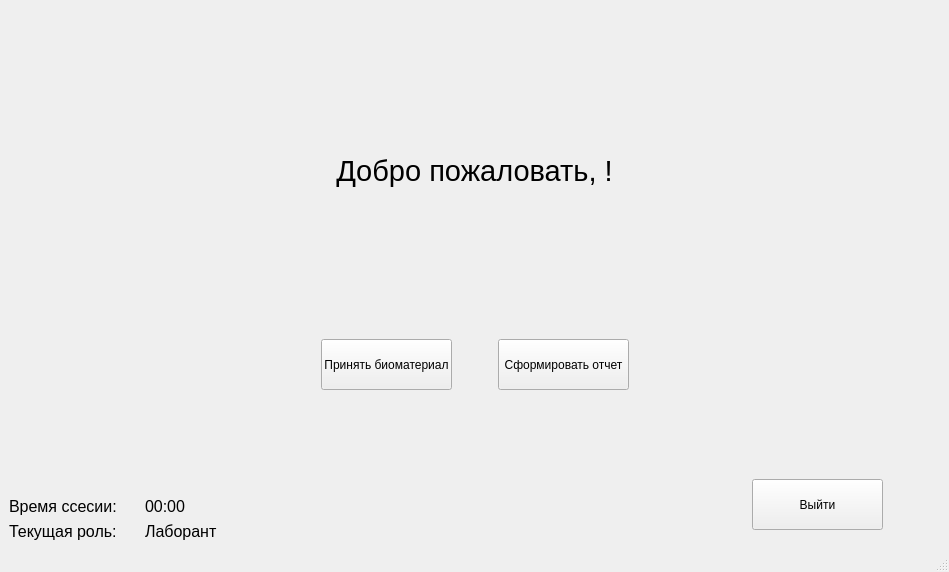
<?xml version="1.0" encoding="UTF-8"?>
<ui version="4.0">
 <class>MainWindow</class>
 <widget class="QMainWindow" name="MainWindow">
  <property name="geometry">
   <rect>
    <x>0</x>
    <y>0</y>
    <width>949</width>
    <height>572</height>
   </rect>
  </property>
  <property name="windowTitle">
   <string>MainWindow</string>
  </property>
  <widget class="QWidget" name="centralwidget">
   <layout class="QGridLayout" name="gridLayout_3">
    <item row="0" column="0">
     <layout class="QGridLayout" name="gridLayout">
      <item row="1" column="1" alignment="Qt::AlignHCenter|Qt::AlignVCenter">
       <widget class="QLabel" name="WelcomText">
        <property name="text">
         <string>&lt;html&gt;&lt;head/&gt;&lt;body&gt;&lt;p align=&quot;center&quot;&gt;&lt;span style=&quot; font-size:22pt;&quot;&gt;Добро пожаловать,  !&lt;/span&gt;&lt;/p&gt;&lt;/body&gt;&lt;/html&gt;</string>
        </property>
       </widget>
      </item>
      <item row="3" column="1">
       <layout class="QGridLayout" name="gridLayout_2">
        <item row="0" column="2">
         <spacer name="horizontalSpacer_4">
          <property name="orientation">
           <enum>Qt::Horizontal</enum>
          </property>
          <property name="sizeHint" stdset="0">
           <size>
            <width>40</width>
            <height>20</height>
           </size>
          </property>
         </spacer>
        </item>
        <item row="0" column="1">
         <widget class="QPushButton" name="GetMaterial">
          <property name="minimumSize">
           <size>
            <width>131</width>
            <height>51</height>
           </size>
          </property>
          <property name="maximumSize">
           <size>
            <width>131</width>
            <height>51</height>
           </size>
          </property>
          <property name="text">
           <string>Принять биоматериал</string>
          </property>
         </widget>
        </item>
        <item row="0" column="3">
         <widget class="QPushButton" name="CreateOtchet">
          <property name="minimumSize">
           <size>
            <width>131</width>
            <height>51</height>
           </size>
          </property>
          <property name="maximumSize">
           <size>
            <width>131</width>
            <height>51</height>
           </size>
          </property>
          <property name="text">
           <string>Сформировать отчет</string>
          </property>
         </widget>
        </item>
        <item row="0" column="0">
         <spacer name="horizontalSpacer_3">
          <property name="orientation">
           <enum>Qt::Horizontal</enum>
          </property>
          <property name="sizeHint" stdset="0">
           <size>
            <width>40</width>
            <height>20</height>
           </size>
          </property>
         </spacer>
        </item>
        <item row="0" column="4">
         <spacer name="horizontalSpacer_5">
          <property name="orientation">
           <enum>Qt::Horizontal</enum>
          </property>
          <property name="sizeHint" stdset="0">
           <size>
            <width>40</width>
            <height>20</height>
           </size>
          </property>
         </spacer>
        </item>
       </layout>
      </item>
      <item row="2" column="1">
       <spacer name="verticalSpacer">
        <property name="orientation">
         <enum>Qt::Vertical</enum>
        </property>
        <property name="sizeHint" stdset="0">
         <size>
          <width>20</width>
          <height>40</height>
         </size>
        </property>
       </spacer>
      </item>
      <item row="4" column="0">
       <layout class="QGridLayout" name="gridLayout_4">
        <item row="1" column="1">
         <widget class="QLabel" name="SessionTime">
          <property name="text">
           <string>&lt;html&gt;&lt;head/&gt;&lt;body&gt;&lt;p&gt;&lt;span style=&quot; font-size:12pt;&quot;&gt;00:00&lt;/span&gt;&lt;/p&gt;&lt;/body&gt;&lt;/html&gt;</string>
          </property>
         </widget>
        </item>
        <item row="2" column="0">
         <widget class="QLabel" name="TextRole">
          <property name="text">
           <string>&lt;html&gt;&lt;head/&gt;&lt;body&gt;&lt;p&gt;&lt;span style=&quot; font-size:12pt;&quot;&gt;Текущая роль:&lt;/span&gt;&lt;/p&gt;&lt;/body&gt;&lt;/html&gt;</string>
          </property>
         </widget>
        </item>
        <item row="2" column="1">
         <widget class="QLabel" name="Role">
          <property name="text">
           <string>&lt;html&gt;&lt;head/&gt;&lt;body&gt;&lt;p&gt;&lt;span style=&quot; font-size:12pt;&quot;&gt;Лаборант&lt;/span&gt;&lt;/p&gt;&lt;/body&gt;&lt;/html&gt;</string>
          </property>
         </widget>
        </item>
        <item row="1" column="0">
         <widget class="QLabel" name="TextSessionTime">
          <property name="text">
           <string>&lt;html&gt;&lt;head/&gt;&lt;body&gt;&lt;p&gt;&lt;span style=&quot; font-size:12pt;&quot;&gt;Время ссесии:&lt;/span&gt;&lt;/p&gt;&lt;/body&gt;&lt;/html&gt;</string>
          </property>
         </widget>
        </item>
        <item row="0" column="1">
         <spacer name="verticalSpacer_4">
          <property name="orientation">
           <enum>Qt::Vertical</enum>
          </property>
          <property name="sizeHint" stdset="0">
           <size>
            <width>20</width>
            <height>40</height>
           </size>
          </property>
         </spacer>
        </item>
       </layout>
      </item>
      <item row="1" column="2">
       <spacer name="horizontalSpacer">
        <property name="orientation">
         <enum>Qt::Horizontal</enum>
        </property>
        <property name="sizeHint" stdset="0">
         <size>
          <width>40</width>
          <height>20</height>
         </size>
        </property>
       </spacer>
      </item>
      <item row="4" column="1">
       <spacer name="verticalSpacer_3">
        <property name="orientation">
         <enum>Qt::Vertical</enum>
        </property>
        <property name="sizeHint" stdset="0">
         <size>
          <width>20</width>
          <height>40</height>
         </size>
        </property>
       </spacer>
      </item>
      <item row="0" column="1">
       <spacer name="verticalSpacer_2">
        <property name="orientation">
         <enum>Qt::Vertical</enum>
        </property>
        <property name="sizeHint" stdset="0">
         <size>
          <width>20</width>
          <height>40</height>
         </size>
        </property>
       </spacer>
      </item>
      <item row="1" column="0">
       <spacer name="horizontalSpacer_2">
        <property name="orientation">
         <enum>Qt::Horizontal</enum>
        </property>
        <property name="sizeHint" stdset="0">
         <size>
          <width>40</width>
          <height>20</height>
         </size>
        </property>
       </spacer>
      </item>
      <item row="4" column="2">
       <layout class="QGridLayout" name="gridLayout_5">
        <item row="0" column="1">
         <spacer name="verticalSpacer_5">
          <property name="orientation">
           <enum>Qt::Vertical</enum>
          </property>
          <property name="sizeHint" stdset="0">
           <size>
            <width>20</width>
            <height>40</height>
           </size>
          </property>
         </spacer>
        </item>
        <item row="1" column="1">
         <widget class="QPushButton" name="ExitButton">
          <property name="minimumSize">
           <size>
            <width>131</width>
            <height>51</height>
           </size>
          </property>
          <property name="maximumSize">
           <size>
            <width>131</width>
            <height>51</height>
           </size>
          </property>
          <property name="text">
           <string>Выйти</string>
          </property>
         </widget>
        </item>
        <item row="1" column="0">
         <spacer name="verticalSpacer_6">
          <property name="orientation">
           <enum>Qt::Vertical</enum>
          </property>
          <property name="sizeHint" stdset="0">
           <size>
            <width>20</width>
            <height>40</height>
           </size>
          </property>
         </spacer>
        </item>
       </layout>
      </item>
     </layout>
    </item>
   </layout>
  </widget>
  <widget class="QStatusBar" name="statusbar"/>
 </widget>
 <resources/>
 <connections/>
</ui>
